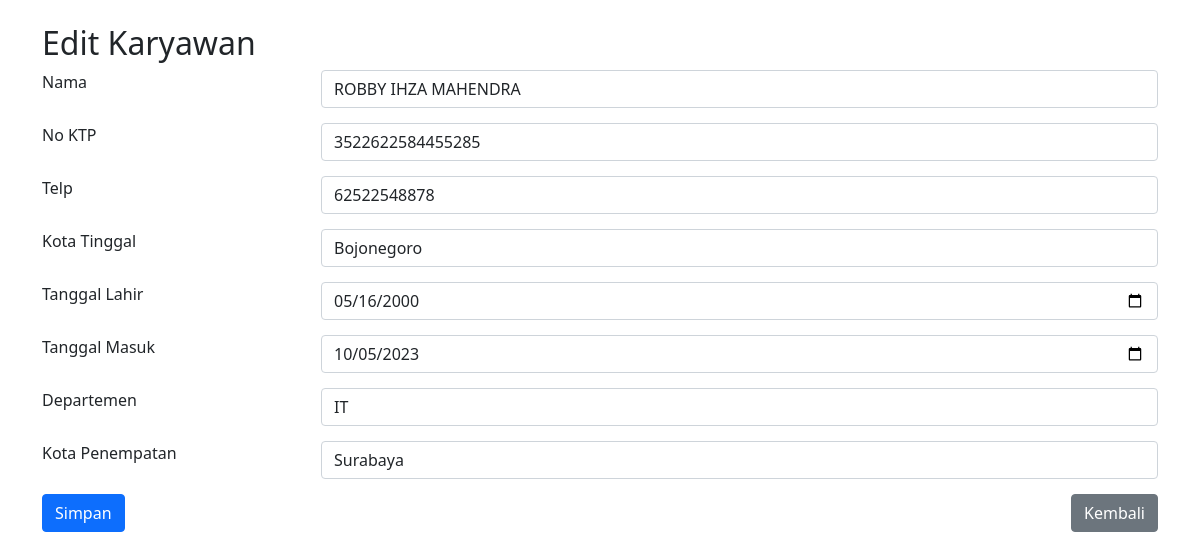
Page /karyawan/edit.php?id=1 on the committed database.
### tables this page shows
CREATE TABLE `karyawan` (
  `IDKaryawan` int(11) NOT NULL,
  `Nama` varchar(30) NOT NULL,
  `NoKTP` varchar(20) NOT NULL,
  `Telp` varchar(20) NOT NULL,
  `Kota_Tinggal` varchar(20) NOT NULL,
  `Tanggal_lahir` date NOT NULL,
  `Tanggal_Masuk` date NOT NULL,
  `Department` int(11) DEFAULT NULL,
  `Kota_Penempatan` varchar(20) NOT NULL
);

CREATE TABLE `department` (
  `IDDept` int(11) NOT NULL,
  `Nama_Dept` varchar(15) NOT NULL
);

### karyawan/edit.php (the view, shortened to what this page needs)
<?php
include '../koneksi.php';
$id_karyawan = $_GET['id'];
$result = mysqli_query($koneksi, "SELECT * FROM karyawan WHERE IDKaryawan = $id_karyawan");
$karyawan = mysqli_fetch_assoc($result);
$departments = mysqli_query($koneksi, "SELECT * FROM department");
?>
<!DOCTYPE html>
<html>
<head>
    <link href="https://cdn.jsdelivr.net/npm/bootstrap@5.1.3/dist/css/bootstrap.min.css" rel="stylesheet">
</head>
<body>
    <div class="container">
        <h2 class="mt-4">Edit Karyawan</h2>
        <form action="" method="POST">
            <div class="form-group">
                <label for="nama" class="form-label">Nama</label>
                <input type="text" class="form-control" id="nama" name="nama" value="<?php echo $karyawan['Nama']; ?>"
                    required>
            </div>
            <div class="form-group">
                <label for="noktp" class="form-label">No KTP</label>
                <input type="text" class="form-control" id="noktp" name="noktp"
                    value="<?php echo $karyawan['NoKTP']; ?>" required maxlength="16"
                    onkeypress="return /[0-9]/i.test(event.key)">
            </div>
            <div class="form-group">
                <label for="telp" class="form-label">Telp</label>
                <input type="text" class="form-control" id="telp" name="telp" value="<?php echo $karyawan['Telp']; ?>"
                    required>
            </div>
            <div class="form-group">
                <label for="kota_tinggal" class="form-label">Kota Tinggal</label>
                <input type="text" class="form-control" id="kota_tinggal" name="kota_tinggal"
                    value="<?php echo $karyawan['Kota_Tinggal']; ?>" required>
            </div>
            <div class="form-group">
                <label for="tanggal_lahir" class="form-label">Tanggal Lahir</label>
                <input type="date" class="form-control" id="tanggal_lahir" name="tanggal_lahir"
                    value="<?php echo $karyawan['Tanggal_lahir']; ?>" required>
            </div>
            <div class="form-group">
                <label for="tanggal_masuk" class="form-label">Tanggal Masuk</label>
                <input type="date" class="form-control" id="tanggal_masuk" name="tanggal_masuk"
                    value="<?php echo $karyawan['Tanggal_Masuk']; ?>" required>
            </div>
            <div class="form-group">
                <label for="department" class="form-label">Departemen</label>
                <select class="form-control" id="department" name="department" required>
                    <?php while ($dept = mysqli_fetch_assoc($departments)): ?>
                    <option value="<?php echo $dept['IDDept']; ?>"
                        <?php echo ($dept['IDDept'] == $karyawan['Department']) ? 'selected' : ''; ?>>
                        <?php echo $dept['Nama_Dept']; ?></option>
                    <?php endwhile; ?>
                </select>
            </div>
            <div class="form-group">
                <label for="kota_penempatan" class="form-label">Kota Penempatan</label>
                <select class="form-control" id="kota_penempatan" name="kota_penempatan" required>
                    <option value="Surabaya"
                        <?php echo ($karyawan['Kota_Penempatan'] == 'Surabaya') ? 'selected' : ''; ?>>
                        Surabaya</option>
                </select>
            </div>
            <div class="form-group">
                <button type="submit" class="btn btn-primary">Simpan</button>
                <a href="../karyawan.php" class="btn btn-secondary">Kembali</a>
            </div>
        </form>
    </div>
</body>
</html>

### karyawan/edit.php (style rules this page uses)
.form-group { display: flex; justify-content: space-between; margin-bottom: 15px; }
.form-group label { width: 20%; min-width: 150px; margin-right: 10px; }
.form-group input, .form-group select { width: 75%; }

### rows in the picture
karyawan: nama "ROBBY IHZA MAHENDRA", noktp "3522622584455285", telp "62522548878", kota_tinggal "Bojonegoro", tanggal_lahir "05/16/2000", tanggal_masuk "10/05/2023", department "IT", kota_penempatan "Surabaya"
